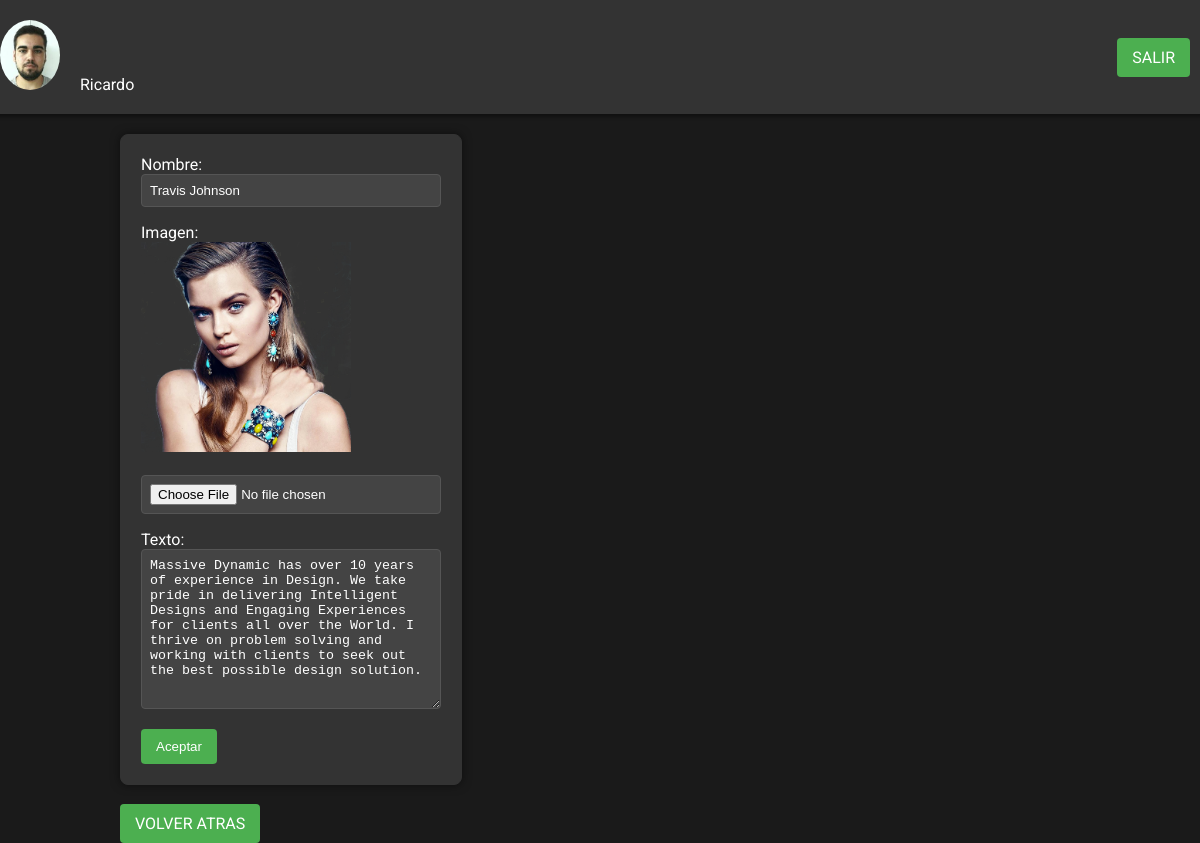
Screenshot of /PROYECTO/indefinido.php (signed in) with the database file from the repository.
### tables this page shows
CREATE TABLE `usuarios` (
  `login` varchar(20) NOT NULL,
  `password` varchar(255) NOT NULL,
  `imagen` varchar(255) NOT NULL,
  `nombre` varchar(50) NOT NULL
);

CREATE TABLE `indefinido` (
  `id` int(11) NOT NULL,
  `nombre` varchar(50) DEFAULT NULL,
  `imagen` varchar(255) DEFAULT NULL,
  `texto` text DEFAULT NULL
);

### PROYECTO/indefinido.php (the view, shortened to what this page needs)
<?php
include 'config.php';
try{
    $con = new PDO($dsn,$usuario,$contrasena);
} catch (PDOException $e){
}
?>
<!DOCTYPE html>
<html lang="es">
<head>
</head>
<body>
  <header>
    <div>
        <?php
        try{
            $sql="SELECT nombre, imagen from usuarios";
            $stmt=$con->prepare($sql);
            if	($stmt->execute()){
                while	($fila=$stmt->fetch()){
                    echo "<img src='".$fila['imagen']."' width='60px' height='70px' />";
                    echo $fila['nombre'];
                }
            }
            } catch (PDOException $e){
                die ("Error al mostrar datos");
            } catch (Exception $e){
                die ("Error de acceso");
            }
        ?>
    </div>
    <a href="salir.php">SALIR</a>
  </header>
  <section>
    <?php
    try {
        $sql="SELECT * from indefinido";
        $stmt=$con->prepare($sql);
        if  ($stmt->execute()){
            if  ($fila=$stmt->fetch()){
    ?>
            <form method="post" enctype="multipart/form-data">
                Nombre: <input type="text" name="nombre" value="<?=$fila['nombre']?>"  />
                <?=isset($errores['nombre']) ? "<span style='color:red'>{$errores['nombre']}</span>" : ''?><br/>
                Imagen: <br><img src="<?=$fila['imagen']?>" width='70%' height='20%'/><br><br>
                <input type="file" name="imagen" />
                <?=isset($errores['imagen']) ? "<span style='color:red'>{$errores['imagen']}</span>" : ''?><br>
                Texto: <br><textarea name="texto" ><?=$fila['texto']?></textarea><br>
                <input type="submit"  name="aceptar" value="Aceptar"/>
            </form>
    <?php
            }
        }
    } catch (PDOException $e){
        die ("error al conectar". $e->getMessage());
    }
    ?>
    <br>
    <a href="administrador.php">VOLVER ATRAS</a>
  </section>
</body>
</html>

### PROYECTO/indefinido.php (style rules this page uses)
body { display: flex; flex-direction: column; align-items: center; justify-content: center; margin: 0; font-family: 'Roboto', sans-serif; background-color: #1a1a1a; color: #fff; }
header { display: flex; align-items: center; justify-content: space-between; width: 100%; padding: 20px; background-color: #333; box-shadow: 0 2px 5px rgba(0, 0, 0, 0.5); }
header img { border-radius: 50%; margin-right: 20px; }
a, .button { display: inline-block; margin-right: 10px; background-color: #4CAF50; color: white; padding: 10px 15px; text-decoration: none; border: none; border-radius: 4px; cursor: pointer; }
section { width: 80%; margin-top: 20px; }
form { border: 1px solid #333; padding: 20px; border-radius: 8px; box-shadow: 0 0 10px rgba(0, 0, 0, 0.5); background-color: #333; width: 300px; }
input[type="text"], input[type="file"] { width: 100%; padding: 8px; margin-bottom: 16px; box-sizing: border-box; background-color: #444; color: #fff; border: 1px solid #555; border-radius: 4px; }
input[type="file"] { cursor: pointer; }
input[type="submit"] { background-color: #4CAF50; color: white; padding: 10px 15px; border: none; border-radius: 4px; cursor: pointer; }
textarea { width: 100%; height: 160px; padding: 8px; margin-bottom: 16px; box-sizing: border-box; background-color: #444; color: #fff; border: 1px solid #555; border-radius: 4px; }

### rows the page displays
usuarios: imagen (picture), nombre "Ricardo"
indefinido: nombre "Travis Johnson", imagen (picture), texto "Massive Dynamic has over 10 years of experience in Design. We take pride in delivering Intelligent Designs and Engaging Experiences for clients all over the World. I thrive on problem solving and working with clients to seek out the best possible design solution."
